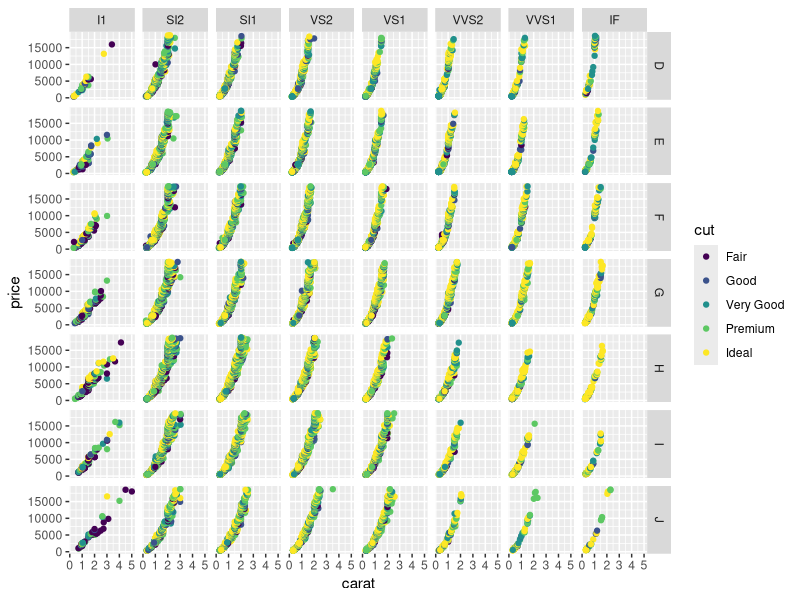

This figure's R source:
## ---- chunk 1
knitr::opts_chunk$set(echo = FALSE)
## ---- chunk 2
suppressWarnings(suppressPackageStartupMessages(library(ggplot2)))
data("diamonds")
suppressMessages(head(diamonds, 5))
## ---- chunk 3
ggplot(diamonds, aes(x=carat, y=price, color=cut)) + geom_point() + facet_grid(color ~ clarity)
